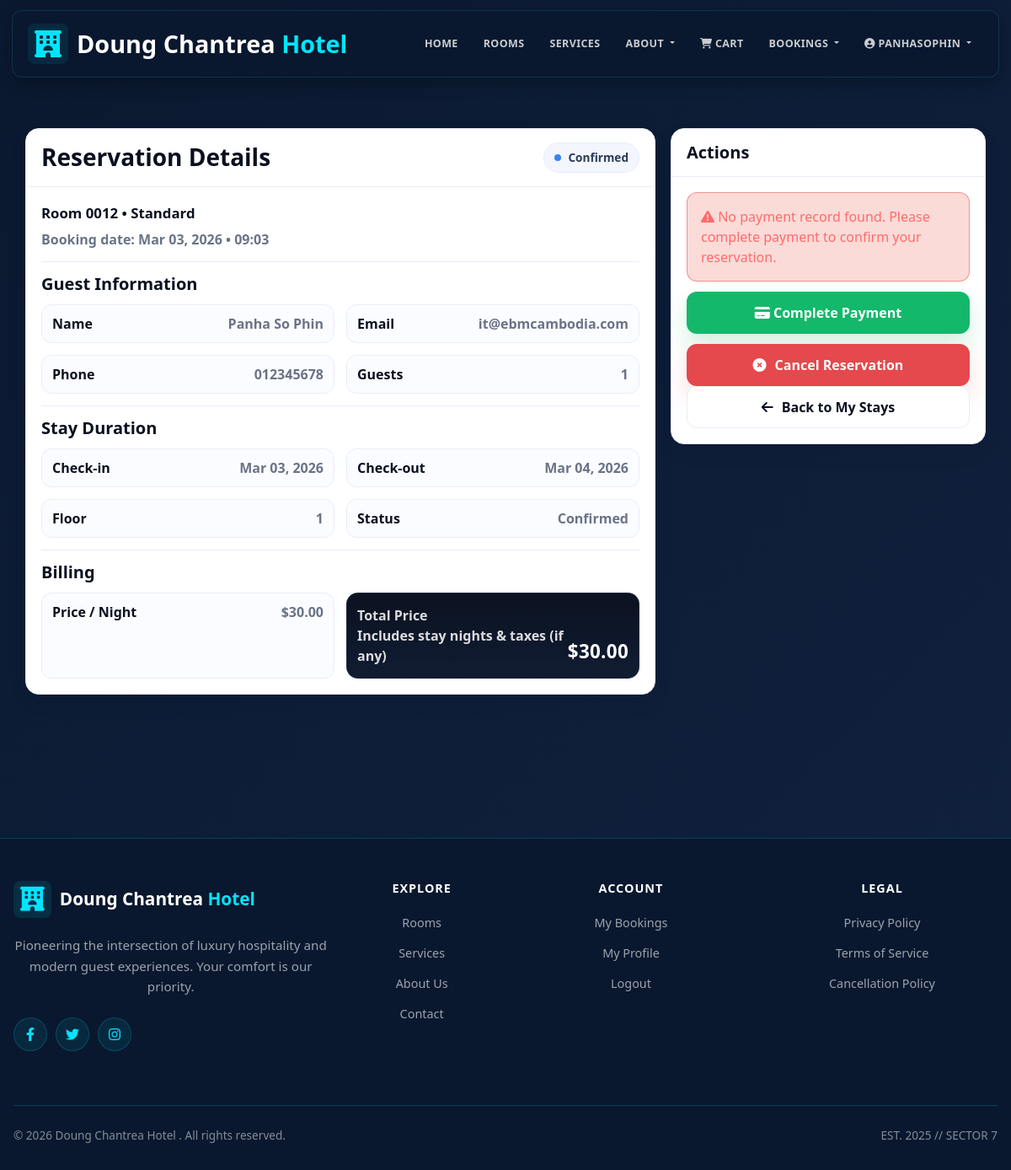
The app's page /reservation/48/ (signed in), older data.
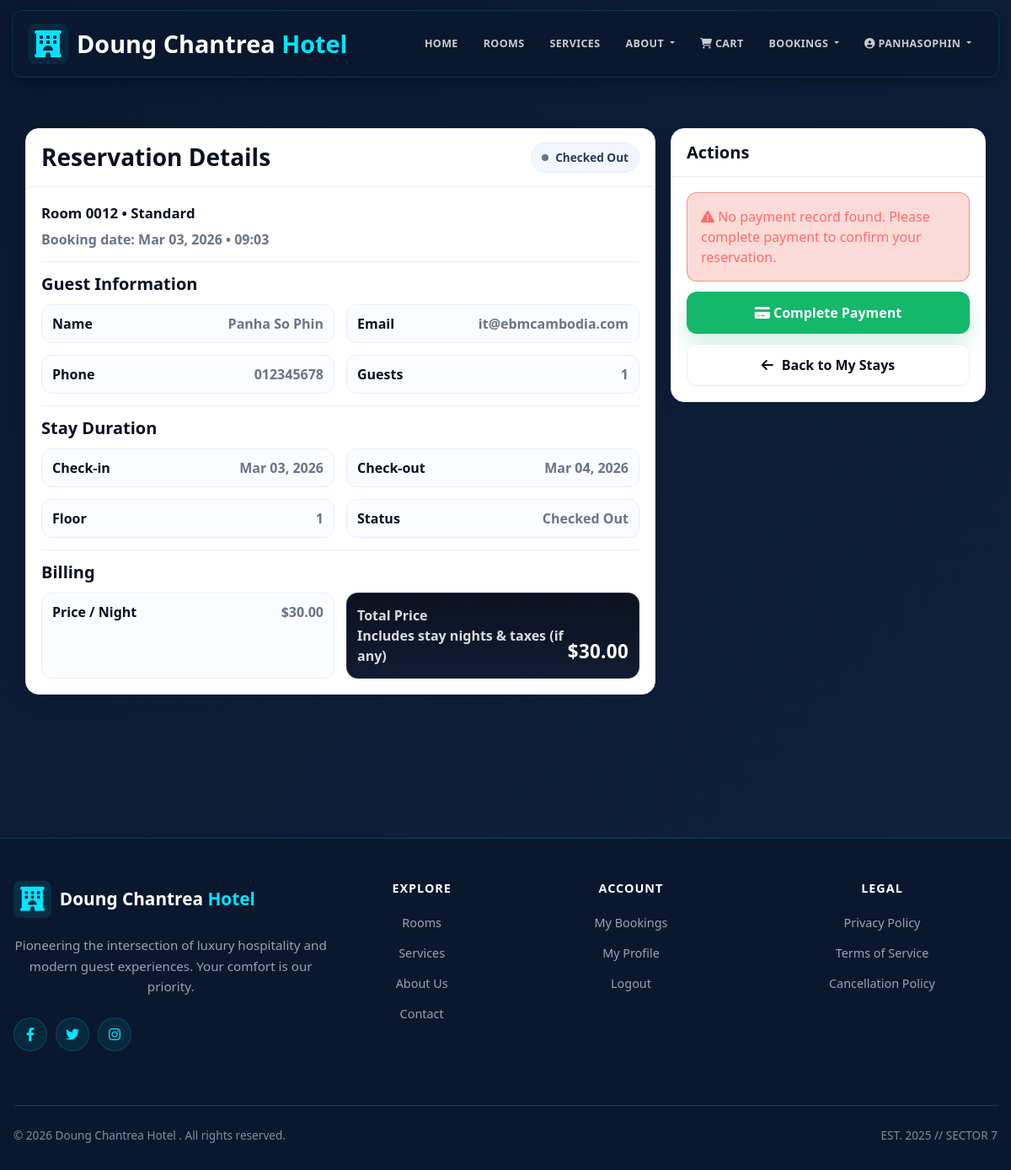
The same page, newer data.
### hotel/models.py (models this page shows, shortened)
class Reservation(models.Model):
    id = models.AutoField(primary_key=True)
    STATUS_CHOICES = [
        ('Pending', 'Pending'),
        ('Confirmed', 'Confirmed'),
        ('Checked In', 'Checked In'),
        ('Checked Out', 'Checked Out'),
        ('Cancelled', 'Cancelled'),
    ]
    guest = models.ForeignKey(Guest, on_delete=models.CASCADE, related_name='reservations')
    room = models.ForeignKey(Room, on_delete=models.CASCADE, related_name='reservations')
    handled_by = models.ForeignKey('Staff', on_delete=models.SET_NULL, null=True, blank=True, related_name='handled_reservations')
    check_in_date = models.DateField()
    check_out_date = models.DateField()
    booking_date = models.DateTimeField(auto_now_add=True)
    status = models.CharField(max_length=20, choices=STATUS_CHOICES, default='Pending')
    is_online_booking = models.BooleanField(default=True)
    number_of_guests = models.IntegerField(default=1, validators=[MinValueValidator(1)])
    special_requests = models.TextField(blank=True, null=True)
    total_price = models.DecimalField(max_digits=10, decimal_places=2, default=0, validators=[MinValueValidator(0)])
    class Meta:
        ordering = ['-booking_date']

class Room(models.Model):
    id = models.AutoField(primary_key=True)
    STATUS_CHOICES = [
        ('Available', 'Available'),
        ('Booked', 'Booked'),
        ('Maintenance', 'Maintenance'),
    ]
    room_number = models.CharField(max_length=10, unique=True)
    category = models.ForeignKey(RoomCategory, on_delete=models.CASCADE, related_name='rooms')
    assigned_staff = models.ForeignKey('Staff', on_delete=models.SET_NULL, null=True, blank=True, related_name='assigned_rooms')
    status = models.CharField(max_length=15, choices=STATUS_CHOICES, default='Available')
    floor = models.IntegerField(default=1, validators=[MinValueValidator(1), MaxValueValidator(100)])
    max_occupancy = models.IntegerField(default=2, validators=[MinValueValidator(1)])
    price = models.DecimalField(max_digits=10, decimal_places=2, null=True, blank=True, validators=[MinValueValidator(0)], help_text="Room-specific price (leave blank to use category base price)")
    amenities = models.TextField(default="WiFi, AC, TV", help_text="Comma-separated list of amenities")
    description = models.TextField(blank=True, null=True)
    image = models.ImageField(upload_to='rooms/', blank=True, null=True)
    created_at = models.DateTimeField(default=timezone.now)
    class Meta:
        ordering = ['room_number']

class RoomCategory(models.Model):
    id = models.AutoField(primary_key=True)
    category_name = models.CharField(max_length=50, unique=True)
    class Meta:
        verbose_name_plural = "Room Categories"

class Guest(models.Model):
    id = models.AutoField(primary_key=True)
    user = models.OneToOneField(User, on_delete=models.CASCADE)
    phone = models.CharField(max_length=15)
    address = models.TextField()
    id_type = models.CharField(max_length=50, blank=True, null=True, help_text="Passport, Driver License, etc.")
    id_number = models.CharField(max_length=50, blank=True, null=True)
    created_at = models.DateTimeField(default=timezone.now)

### hotel/views.py (the view)
# urls.py: path('reservation/<int:reservation_id>/', views.reservation_detail, name='reservation_detail'),
@login_required(login_url='login')
def reservation_detail(request, reservation_id):
    reservation = get_object_or_404(Reservation, id=reservation_id)
    if reservation.guest.user != request.user:
        messages.error(request, "You don't have permission to view this reservation.")
        return redirect('my_reservations')
    context = {'reservation': reservation}
    return render(request, 'hotel/html/reservation_detail.html', context)

### hotel/templates/hotel/html/reservation_detail.html (shortened to what the changed rows need)
{% extends 'hotel/html/base.html' %}
{% load static %}
{% block content %}
<div class="container rd-wrap">
  <div class="rd-grid">
    <div class="rd-card">
      <div class="rd-card-h">
        <h3>Reservation Details</h3>
        {% with s=reservation.status|lower %}
          <span class="badge-soft
            {% if s == 'confirmed' %}confirmed{% endif %}
            {% if s == 'checked out' %}checked-out{% endif %}
          ">
            <span class="dot"></span>
            {{ reservation.status }}
          </span>
        {% endwith %}
      </div>
      <div class="rd-card-b">
        <div class="rd-title">
          <div>
            <div style="font-weight:900; color:var(--text); font-size:1.05rem;">
              Room {{ reservation.room.room_number }} • {{ reservation.room.category.category_name }}
            </div>
            <div class="rd-sub">
              Booking date: {{ reservation.booking_date|date:"M d, Y • H:i" }}
            </div>
          </div>
        </div>
        <div class="rd-section">
          <div class="rd-2col">
            <div class="kv"><strong>Name</strong><span>{{ reservation.guest.user.get_full_name|default:reservation.guest.user.username }}</span></div>
            <div class="kv"><strong>Email</strong><span>{{ reservation.guest.user.email|default:"-" }}</span></div>
            <div class="kv"><strong>Phone</strong><span>{{ reservation.guest.phone|default:"-" }}</span></div>
            <div class="kv"><strong>Guests</strong><span>{{ reservation.number_of_guests }}</span></div>
          </div>
        </div>
        <div class="rd-section">
          <div class="rd-2col">
            <div class="kv"><strong>Check-in</strong><span>{{ reservation.check_in_date|date:"M d, Y" }}</span></div>
            <div class="kv"><strong>Check-out</strong><span>{{ reservation.check_out_date|date:"M d, Y" }}</span></div>
            <div class="kv"><strong>Floor</strong><span>{{ reservation.room.floor }}</span></div>
            <div class="kv"><strong>Status</strong><span>{{ reservation.status }}</span></div>
          </div>
        </div>
        <div class="rd-section">
          <div class="rd-2col">
            <div class="kv"><strong>Price / Night</strong><span>
                {% if reservation.room.price %}
                  ${{ reservation.room.price|floatformat:2 }}
                {% else %}
                  <span class="text-muted">Price on request</span>
                {% endif %}
            </span></div>
            <div class="money">
              <div>
                <div class="label">Total Price</div>
                <div style="font-weight:800; opacity:.85;">Includes stay nights & taxes (if any)</div>
              </div>
              <div class="value">${{ reservation.total_price }}</div>
            </div>
          </div>
        </div>
      </div>
    </div>
    <div class="actions-stack">
      <div class="rd-card">
        <div class="rd-card-b">
          {% if reservation.status != 'Checked Out' and reservation.status != 'Cancelled' %}
            <form method="POST"
                  action="{% url 'cancel_reservation' reservation.id %}"
                  class="cancel-form">
              <button type="submit" class="btnx btn-danger">
                <i class="fas fa-times-circle"></i> Cancel Reservation
              </button>
            </form>
          {% endif %}
        </div>
      </div>
    </div>
  </div>
</div>
{% endblock %}

Row changes from the older to the newer data that the page shows:
changed Reservation "Standard": status "Confirmed" → "Checked Out"
Text that changed along with them:
text no longer shown: "Cancel Reservation"
